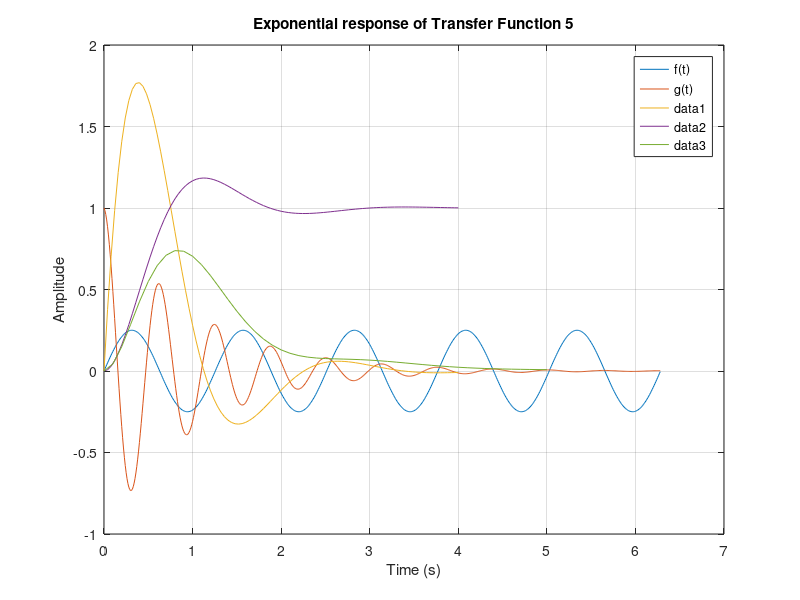

This chart was generated by the following MATLAB code: (Note: this script raises an error after producing the figure.)
%% Nathaniel Malmont
%% ME 4391L 
%% Lab Assignment 1


%% Problem 1
%%Begin a new script and start a new code cell for Problem 1 by using %%. Use rand to create an 8 × 7%% matrix A of random numbers in the range [0, 1]

 A = rand(8,7);

%% i

A([3, 6], :) = 2;

%% ii
A(:, 2:5) = 3;

%% iii
A(1:2:7, 2:2:8)=0.5;

%% iv
for ia=1:size(A,1)
    for ja=1:size(A,2)

    if A(ia,ja)<0.5
        A(ia,ja)=0;
    end
end
end

%% Problem 2
t2=0:0.01:2*3.14;
f=(sin(5*t2))/4;
g=cos(10*t2).*exp(-1*t2)

plot(t2,f);
hold on
plot (t2,g)
xlabel('Time (s)');
ylabel('f(t), g(t)');
title('Plot of f(t) and g(t)');
grid on
legend('f(t)','g(t)')

%% Problem 3
s3=tf('s')
p3=10/(s3^2+3*s3+10)
disp('p3')

[y3,t3]=impulse(p3);
plot(t3,y3)
xlabel('Time (s)');
ylabel('Amplitude');
title('Impluse of Transfer Function 3');
grid on

%% Problem 4
s4=tf('s')
p4=10/(s4^2+3*s4+10)
disp('p4')

[y4,t4]=step(p4);
plot(t4,y4)
xlabel('Time (s)');
ylabel('Amplitude');
title('Step of Transfer Function 4');
grid on

%% Problem 5
s5=tf('s')
p5=10/(s5^2+3*s5+10)
t5=[0:0.1:5]
u5=exp(-1*t5)
[y5,t5_out]=lsim(p5,u5,t5);
plot(t5_out,y5)
xlabel('Time (s)');
ylabel('Amplitude');
title('Exponential response of Transfer Function 5');
grid on

%% Problem 6
s6=tf('s')
p6=10/(s6^2+3*s6+10)
t6=[0:0.1:5]
u6=sin(t6)
[y6,t6_out]=lsim(p6,u6,t6);


% Top right plot 
tiledlayout(2,2);
nexttile
plot(t3,y3)
xlabel('Time (s)');
ylabel('Amplitude');
title('Impluse of Transfer Function 3');
grid on

hold on

% Top Left plot
nexttile
plot(t4,y4)
xlabel('Time (s)');
ylabel('Amplitude');
title('Step of Transfer Function 4');
grid on

hold on

nexttile
plot(t5_out,y5)
xlabel('Time (s)');
ylabel('Amplitude');
title('Exponential response of Transfer Function 5');
grid on

hold on
nexttile
plot(t6_out,y6)
xlabel('Time (s)');
ylabel('Amplitude');
title('Exponential response of Transfer Function 5');
grid on;